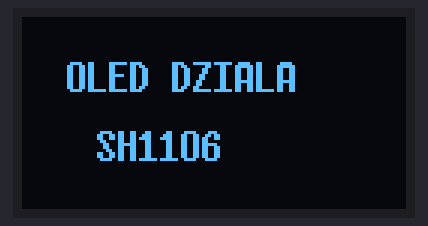
This sketch was run on a simulated Arduino Uno, built with avr-gcc and run on an emulated ATmega328P. Shown: 128×64 one-colour display. What the sketch prints to the serial monitor is not drawn.

Above: at 0.1 s.

The sketch:

oled_6_pin_test.ino
```cpp
#include <U8g2lib.h>

U8G2_SH1106_128X64_NONAME_F_4W_SW_SPI u8g2(
  U8G2_R0,
  13,              // CLK / SCL
  11,              // DATA / SDA
  U8X8_PIN_NONE,   // CS
  8,               // DC
  7                // RESET
);

void setup() {
  Serial.begin(115200);

  u8g2.begin();

  u8g2.clearBuffer();
  u8g2.setFont(u8g2_font_7x14B_tf);
  u8g2.drawStr(15, 25, "OLED DZIALA");
  u8g2.drawStr(25, 48, "SH1106");
  u8g2.sendBuffer();

  Serial.println("OLED FRAME SENT");
}

void loop() {
}
```
